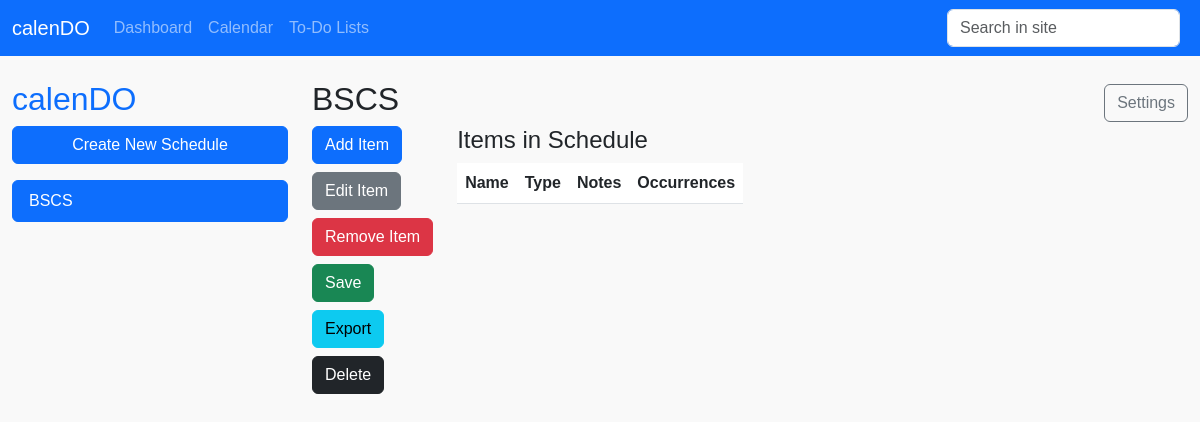
Page /calendar/ (signed in) on the earlier database version.
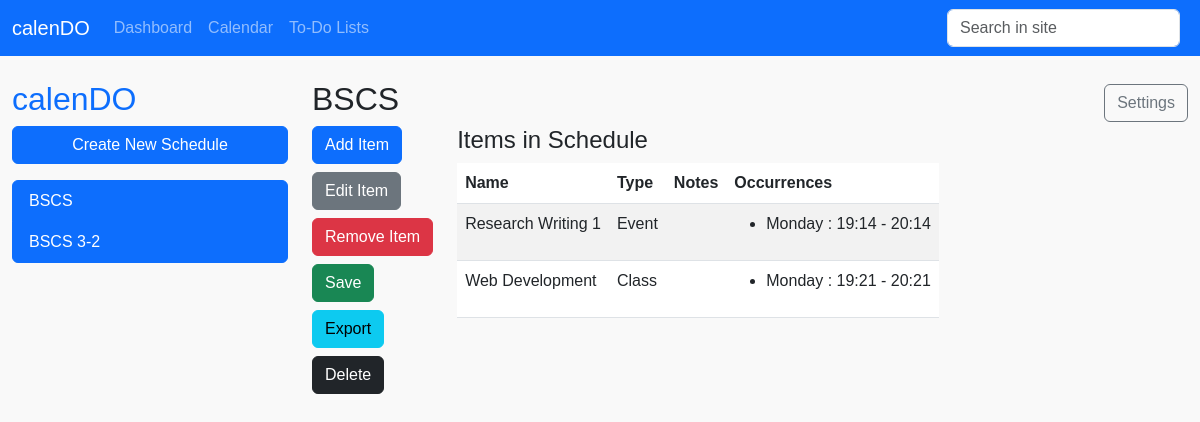
Same page on the later database version.
### calendo/models.py (models this page shows, shortened)
class Schedule(models.Model):
    schedule_name = models.CharField(max_length=255)
    user = models.ForeignKey(User, on_delete=models.CASCADE, related_name="schedules")
    created_at = models.DateTimeField(auto_now_add=True)
    updated_at = models.DateTimeField(auto_now=True)
    slug = models.SlugField(unique=True, blank=True)

class Item(models.Model):
    EVENT_TYPE_CHOICES = [
        ('event', 'Event'),
        ('class', 'Class'),
    ]
    schedule = models.ForeignKey(Schedule, on_delete=models.CASCADE, related_name="items")
    item_name = models.CharField(max_length=255)
    type = models.CharField(max_length=10, choices=EVENT_TYPE_CHOICES)
    notes = models.TextField(blank=True, null=True)
    created_at = models.DateTimeField(auto_now_add=True)
    updated_at = models.DateTimeField(auto_now=True)

class DayOfWeek(models.Model):
    name = models.CharField(max_length=9, unique=True)  # Monday, Tuesday, etc.

class ItemOccurrence(models.Model):
    item = models.ForeignKey(Item, on_delete=models.CASCADE, related_name="occurrences")
    days_of_week = models.ManyToManyField(DayOfWeek)
    start_time = models.TimeField()
    end_time = models.TimeField()

### calendo/views.py (the view)
# urls.py: path('calendar/', views.calendar_index, name='calendar_index'),
def calendar_index(request, schedule_name=None):
    schedules = Schedule.objects.filter(user=request.user)
    days_of_week = ['Monday', 'Tuesday', 'Wednesday', 'Thursday', 'Friday', 'Saturday', 'Sunday']
    first_schedule = schedules.first()
    schedule = first_schedule if schedule_name is None else get_object_or_404(Schedule, slug=schedule_name, user=request.user)
    items = schedule.items.prefetch_related('occurrences__days_of_week') if schedule else []
    for item in items:
        for occurrence in item.occurrences.all():
            occurrence.days = [day.name for day in occurrence.days_of_week.all()]  # Preprocess days as a list of names
    return render(request, "calendar/calendar-index.html", {
        "schedules": schedules,
        "schedule": schedule,
        "first_schedule": first_schedule,
        "items": items,
        "days_of_week": days_of_week,
    })

### templates/calendar/calendar-index.html (shortened to what this page needs)
{% extends "partials/base.html" %}
{% block content %}
<div class="row mt-4">
    {% if schedules.exists %}
        <aside class="col-3">
            <h2 class="text-primary">calenDO</h2>
            <button class="btn btn-primary w-100 mb-3" data-bs-toggle="modal" data-bs-target="#createScheduleModal">Create New Schedule</button>
            <ul class="list-group" id="scheduleList">
                {% for schedule in schedules %}
                    <li class="list-group-item {% if schedule.id == schedule.id %}active{% endif %}">
                        <a href="{% url 'schedule_detail' schedule.slug %}" class="text-decoration-none text-white">{{ schedule.schedule_name }}</a>
                    </li>
                {% empty %}
                    <li class="list-group-item">No schedules available</li>
                {% endfor %}
            </ul>
        </aside>
        <section class="col-9" id="calendarIndex">
            <div class="d-flex justify-content-between align-items-center">
                <h2>{{ schedule.schedule_name|default:"No Schedule Available" }}</h2>
                <button class="btn btn-outline-secondary">Settings</button>
            </div>
            <div class="d-flex flex-row align-items-start">
                <div class="d-flex flex-column align-items-start me-4">
                    <button class="btn btn-primary mb-2" data-bs-toggle="modal" data-bs-target="#addItemModal">Add Item</button>
                    <button class="btn btn-secondary mb-2" data-bs-toggle="modal" data-bs-target="#editItemModal">Edit Item</button>
                    <button class="btn btn-danger mb-2" data-bs-toggle="modal" data-bs-target="#selectItemToRemoveModal">Remove Item</button>
                    <button class="btn btn-success mb-2">Save</button>
                    <button class="btn btn-info mb-2">Export</button>
                    <button class="btn btn-dark mb-2">Delete</button>
                </div>
                <div>
                    <h4>Items in Schedule</h4>
                        <table class="table table-striped">
                            <thead>
                                <tr>
                                    <th>Name</th>
                                    <th>Type</th>
                                    <th>Notes</th>
                                    <th>Occurrences</th>
                                </tr>
                            </thead>
                            <tbody>
                                {% for item in items %}
                                    <tr>
                                        <td>{{ item.item_name }}</td>
                                        <td>{{ item.get_type_display }}</td>
                                        <td>{{ item.notes }}</td>
                                        <td>
                                            <ul>
                                                {% for occurrence in item.occurrences.all %}
                                                    <li>
                                                        {% for day in occurrence.days_of_week.all %}
                                                            {{ day.name }}{% if not forloop.last %}, {% endif %}
                                                        {% endfor %}:
                                                        {{ occurrence.start_time|time:"H:i" }} - {{ occurrence.end_time|time:"H:i" }}
                                                    </li>
                                                {% empty %}
                                                    <li>No time specified</li>
                                                {% endfor %}
                                            </ul>
                                        </td>
                                    </tr>
                                {% endfor %}
                            </tbody>
                        </table>
                </div>
            </div>
        </section>
    {% else %}
        <div class="col-md-12 text-center">
            <p>No schedule available. Click the button below to add a new schedule.</p>
            <button class="btn btn-outline-primary" data-bs-toggle="modal" data-bs-target="#createScheduleModal">Add Schedule</button>
        </div>
    {% endif %}
</div>
{% endblock %}

### templates/partials/base.html (shortened to what this page needs)
{% load static %}
<!DOCTYPE html>
<html lang="en">
<head>
    <link href="https://cdn.jsdelivr.net/npm/bootstrap@5.3.0-alpha1/dist/css/bootstrap.min.css" rel="stylesheet">
    <link href="{% static 'css/style.css' %}" rel="stylesheet">
</head>
<body>
    {% include 'partials/navbar.html' %}
    <main class="container-fluid">
        {% block content %}{% endblock %}
    </main>
</body>
</html>

### templates/partials/navbar.html
<nav class="navbar navbar-expand-lg navbar-dark bg-primary">
  <div class="container-fluid">
      <a class="navbar-brand" href="#">calenDO</a>
      <div class="collapse navbar-collapse">
          <ul class="navbar-nav me-auto mb-2 mb-lg-0">
              <li class="nav-item">
                  <a class="nav-link" href="/">Dashboard</a>
              </li>
              <li class="nav-item">
                  <a class="nav-link" href="/calendar/">Calendar</a>
              </li>
              <li class="nav-item">
                  <a class="nav-link" href="/todo/">To-Do Lists</a>
              </li>
          </ul>
          <form class="d-flex">
              <input class="form-control me-2" type="search" placeholder="Search in site" aria-label="Search">
          </form>
      </div>
  </div>
</nav>

### static/css/style.css (style rules this page uses)
body { margin: 0; font-family: Arial, sans-serif; background-color: #f9f9f9; }

Differences in the rows shown:
added Schedule: schedule_name "BSCS 3-2"
added Item: item_name "Research Writing 1", type "Event"
added ItemOccurrence: start_time "19:14", end_time "20:14", shown under "Research Writing 1"
added DayOfWeek: name "Monday"
added Item: item_name "Web Development", type "Class"
added ItemOccurrence: start_time "19:21", end_time "20:21", shown under "Web Development"
